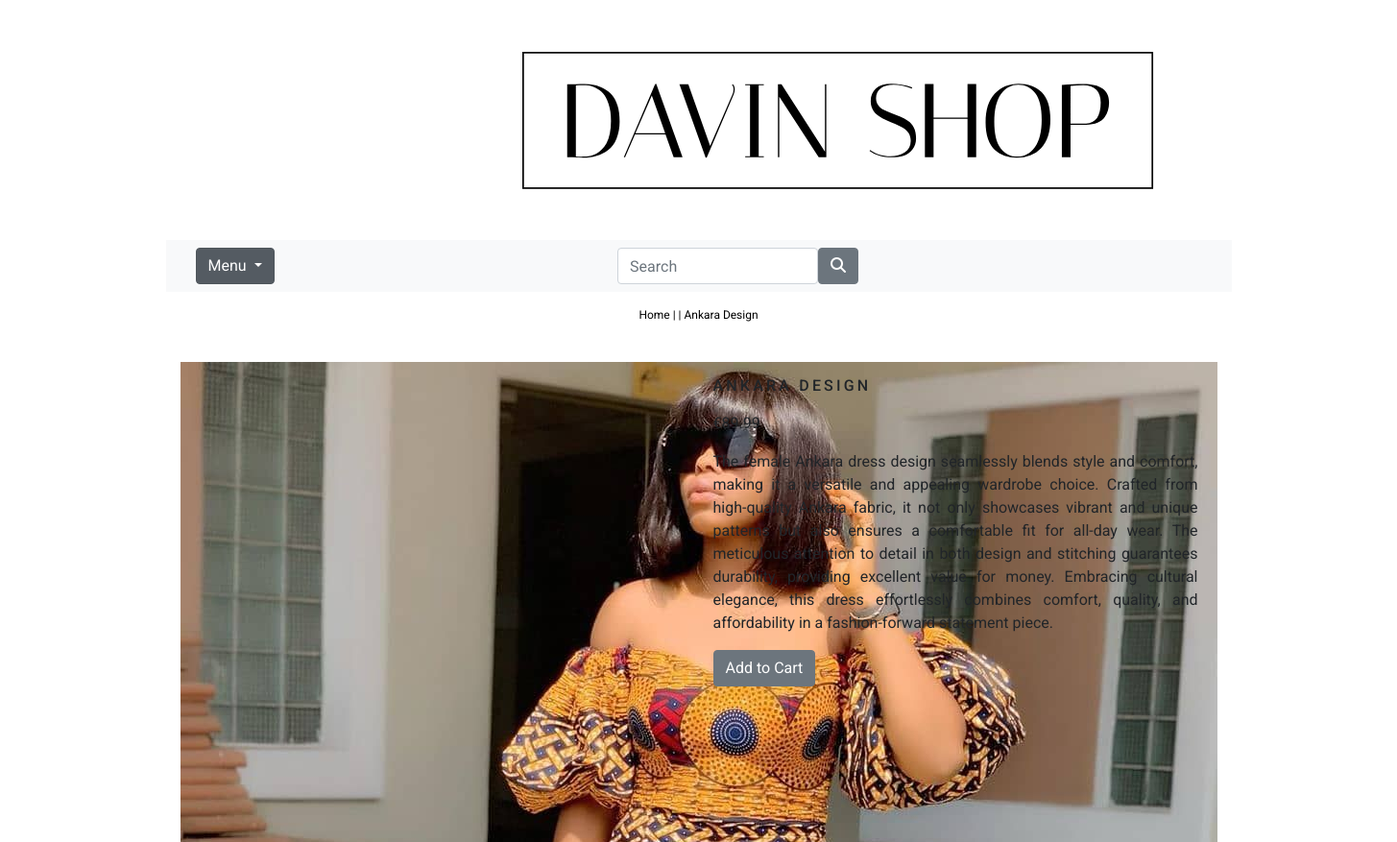
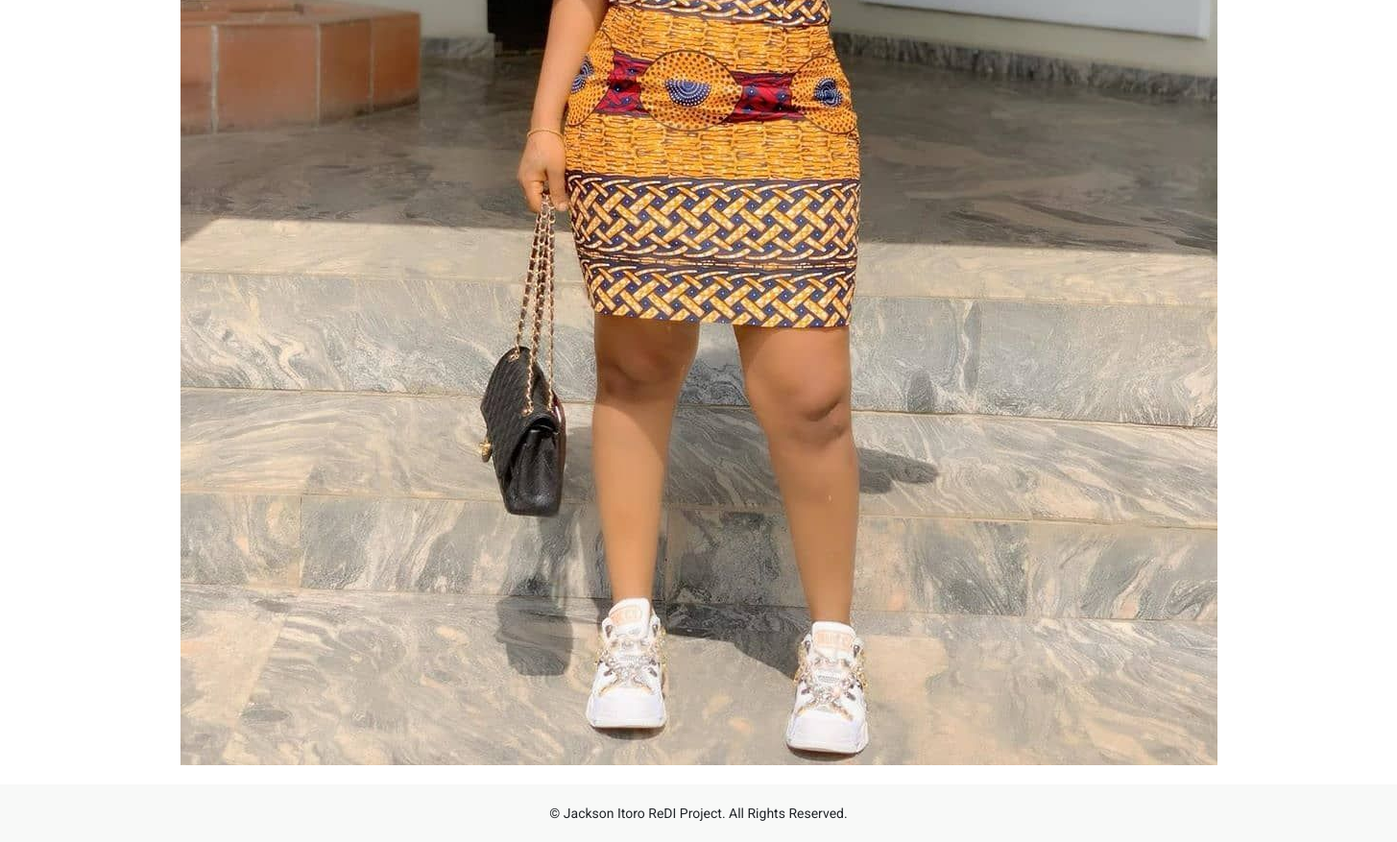
The page /davinshop/clothings/ankara-design/ on the database its author committed (2 pictures, top to bottom).
### davinshop/models.py (models this page shows, shortened)
class Product(models.Model):
    name = models.CharField(max_length=250, unique=True)
    slug = models.SlugField(max_length=250, unique=True)
    description = models.TextField(blank=True)
    category = models.ForeignKey(Category, on_delete=models.CASCADE)
    price = models.DecimalField(max_digits=10, decimal_places=2)
    image = models.ImageField(upload_to='product', blank=True)
    stock = models.IntegerField()
    available = models.BooleanField(default=True)
    created = models.DateTimeField(auto_now_add=True)
    updated = models.DateTimeField(auto_now=True)
    class Meta:
        ordering = ('name',)
        verbose_name = 'product'
        verbose_name_plural = 'products'

### davinshop/views.py (the view)
# urls.py: path('<slug:c_slug>/<product_slug>/', views.ProdCatDetails, name='ProdCatDetail'),
def ProdCatDetails(request, c_slug, product_slug):
    category = get_object_or_404(Category, slug=c_slug)
    product = get_object_or_404(Product, slug =product_slug, category=category)
    return render(request,'davinshop/product.html', {'product': product})

### cart/context_processors.py (called while the page is built)
def counter(request):
    item_count = 0
    if 'admin' in request.path:
        return {}
    else:
        try:
            cart = Cart.objects.filter(cart_id=_cart_id(request))
            cart_items = CartItem.objects.all().filter(cart=cart[:1])
            for cart_item in cart_items:
                item_count += cart_item.quantity
        except Cart.DoesNotExist:
            item_count = 0
    return dict(item_count=item_count)

### cart/views.py (called while the page is built)
def _cart_id(request):
    cart = request.session.session_key
    if not cart:
        cart = request.session.create()
    return cart

### davinshop/context_processors.py (called while the page is built)
def menu_links(request):
    links = Category.objects.all()
    return dict(links = links)

### davinshop/models.py (called while the page is built)
    def get_url(self):
        return reverse('davinshop:products_by_category', args=[self.slug])

### davinshop/templates/davinshop/product.html (shortened to what this page needs)
{% extends "base.html" %}
{% load static %}
{% block content %}
    <div class="row my_prod_row_class">
        <div class="mx-auto">
            <p><a href="{% url 'davinshop:allProdCat' %}">Home</a> | <a href="{{ product.category.get_url}}"></a> | {{product.name}}</p>
        </div>
        <div class="container">
            <br>
            <div class="row">
                <div class="col-12 col-sm-12 col-md-12 col-lg-6 text-center">
                    <div style="min-width: 18rem">
                        <img src="{{product.image.url}}" alt="{{product.name}}">
                    </div>
                </div>
                <div class="col-12 col-sm-12 col-md-12 col-lg-6">
                    <div>
                        <h1 class="my_prod_title">{{ product.name }}</h1>
                        <p>€{{ product.price }}</p>
                        <p class="text-justify my_prod_text">{{ product.description }}</p>
                        {% if product.stock <= 0 %}
                            <p class="text-justify my_prod_text"><b>Out of Stock</b></p>
                        {% else %}
                            <a class="btn btn-secondary" href="{% url 'cart:add_cart' product.id %}">Add to Cart</a>
                        {% endif %}
                    </div>
                </div>
            </div>
        </div>
    </div>
{% endblock %}

### static/css/custom.css (style rules this page uses)
body { font-family: 'Roboto', sans-serif; }
.my_prod_row_class { padding: 15px; padding-bottom: 20px; }
.my_prod_row_class .mx-auto p { color: #000; font-size: 12px; }
.my_prod_row_class .mx-auto p a { color: #000; font-size: 12px; text-decoration: none; }
.my_prod_title { font-size: 16px; text-transform: uppercase; letter-spacing: .2em; padding-top: 15px; padding-bottom: 10px; }
.my_prod_text { padding-right: 20px; }

### rows shown on the page
Product: name "Ankara Design", image (picture), name "ANKARA DESIGN", price "89.99", description "The female Ankara dress design seamlessly blends style and comfort, making it a versatile and appealing wardrobe choice. Crafted from high-quality Ankara fabric, it not only showcases vibrant and unique patterns but also ensures a comfortable fit for all-day wear. The meticulous attention to detail in both design and stitching guarantees durability, providing excellent value for money. Embracing cultural elegance, this dress effortlessly combines comfort, quality, and affordability in a fashion-forward statement piece."
